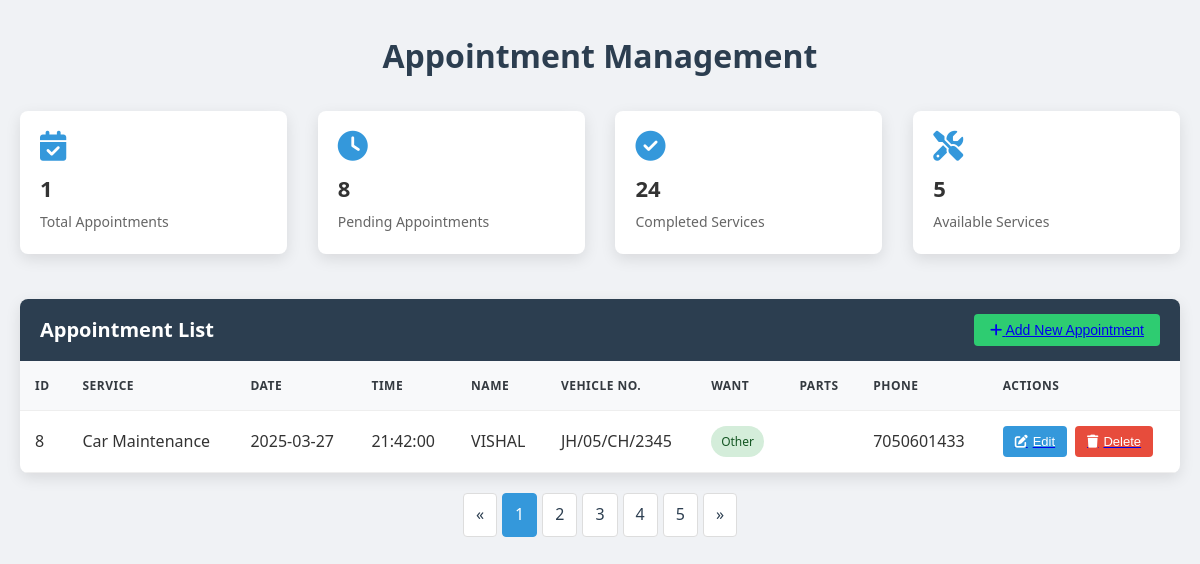
Page /php/vehicle.php on the earlier database version.
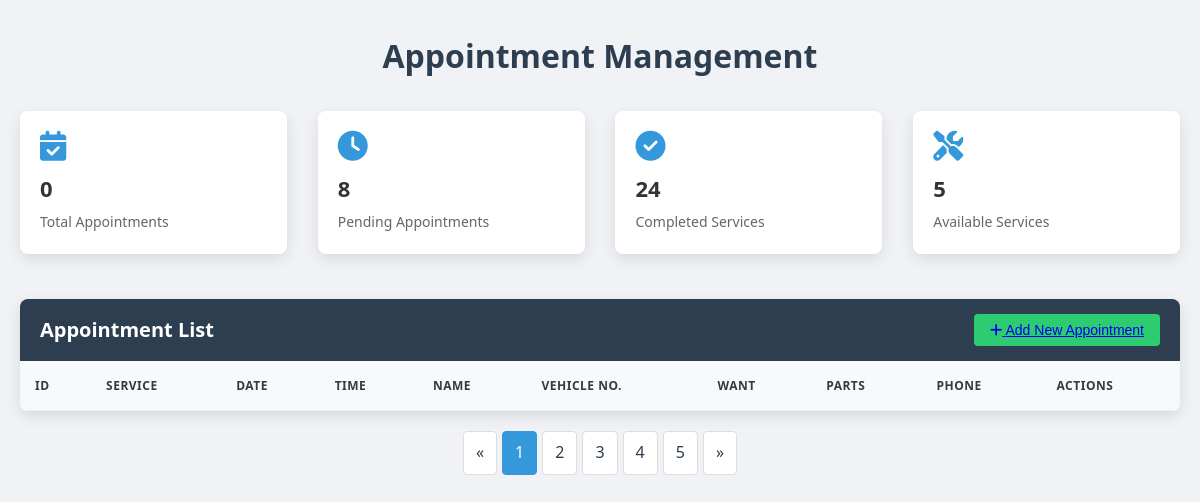
Same page on the later database version.
### tables this page shows
CREATE TABLE `appointment` (
  `ID` int(100) NOT NULL,
  `SERVICE` varchar(100) NOT NULL,
  `TIME` time NOT NULL,
  `DATE` date NOT NULL,
  `NAME` varchar(30) NOT NULL,
  `VEHICLE_NO` varchar(14) NOT NULL,
  `WANT` varchar(100) NOT NULL,
  `SPHERE_PART` varchar(100) NOT NULL,
  `PHONE_NUMBER` bigint(10) NOT NULL
);

### php/vehicle.php (the view, shortened to what this page needs)
<?php
$servername = "localhost";
$username = "root";
$password = "";
$database = "final";
$conn = new mysqli($servername, $username, $password, $database);
$sql = "SELECT ID, SERVICE, DATE, TIME, NAME, VEHICLE_NO, WANT, SPHERE_PART, PHONE_NUMBER FROM appointment";
$result = $conn->query($sql);
?>
<!DOCTYPE html>
<html lang="en">
<head>
    <link rel="stylesheet" href="https://cdnjs.cloudflare.com/ajax/libs/font-awesome/6.4.0/css/all.min.css">
</head>
<body>
    <h1 class="page-title">Appointment Management</h1>
    <div class="dashboard-stats">
        <div class="stat-card">
            <i class="fas fa-calendar-check"></i>
            <h3><?php echo $result->num_rows; ?></h3>
            <p>Total Appointments</p>
        </div>
        <div class="stat-card">
            <i class="fas fa-clock"></i>
            <h3>8</h3>
            <p>Pending Appointments</p>
        </div>
        <div class="stat-card">
            <i class="fas fa-check-circle"></i>
            <h3>24</h3>
            <p>Completed Services</p>
        </div>
        <div class="stat-card">
            <i class="fas fa-tools"></i>
            <h3>5</h3>
            <p>Available Services</p>
        </div>
    </div>
    <div class="table-container">
        <div class="table-header">
            <h2>Appointment List</h2>
            <button class="add-btn">
                <a href="../appointment.html"><i class="fas fa-plus"></i> Add New Appointment</a>
            </button>
        </div>
        <table>
            <thead>
                <tr>
                    <th>ID</th>
                    <th>Service</th>
                    <th>Date</th>
                    <th>Time</th>
                    <th>Name</th>
                    <th>Vehicle No.</th>
                    <th>Want</th>
                    <th>Parts</th>
                    <th>Phone</th>
                    <th>Actions</th>
                </tr>
            </thead>
            <tbody>
                <?php while ($row = $result->fetch_assoc()) { ?>
                    <tr>
                        <td><?php echo $row['ID']; ?></td>
                        <td><?php echo htmlspecialchars($row['SERVICE']); ?></td>
                        <td><?php echo htmlspecialchars($row['DATE']); ?></td>
                        <td><?php echo htmlspecialchars($row['TIME']); ?></td>
                        <td><?php echo htmlspecialchars($row['NAME']); ?></td>
                        <td><?php echo htmlspecialchars($row['VEHICLE_NO']); ?></td>
                        <td>
                            <span class="status-badge <?php echo strtolower($row['WANT']) == 'urgent' ? 'status-pending' : 'status-completed'; ?>">
                                <?php echo htmlspecialchars($row['WANT']); ?>
                            </span>
                        </td>
                        <td><?php echo htmlspecialchars($row['SPHERE_PART']); ?></td>
                        <td><?php echo htmlspecialchars($row['PHONE_NUMBER']); ?></td>
                        <td>
                            <div class="button-container">
                                <a href="v_update.php?id=<?php echo $row['ID']; ?>">
                                    <button class="btn btn-edit"><i class="fas fa-edit"></i> Edit</button>
                                </a>
                                <a href="v_delete.php?id=<?php echo $row['ID']; ?>" onclick="return confirm('Are you sure you want to delete this appointment?');">
                                    <button class="btn btn-delete"><i class="fas fa-trash"></i> Delete</button>
                                </a>
                            </div>
                        </td>
                    </tr>
                <?php } ?>
            </tbody>
        </table>
    </div>
    <div class="pagination">
        <a href="#">&laquo;</a>
        <a href="#" class="active">1</a>
        <a href="#">2</a>
        <a href="#">3</a>
        <a href="#">4</a>
        <a href="#">5</a>
        <a href="#">&raquo;</a>
    </div>
</body>
</html>

Differences in the rows shown:
removed appointment: ID "8", SERVICE "Car Maintenance", DATE "2025-03-27", TIME "21:42:00", NAME "VISHAL", VEHICLE_NO "JH/05/CH/2345", WANT "Other", PHONE_NUMBER "7050601433"
Other differences:
$result->num_rows: "1" → "0"
